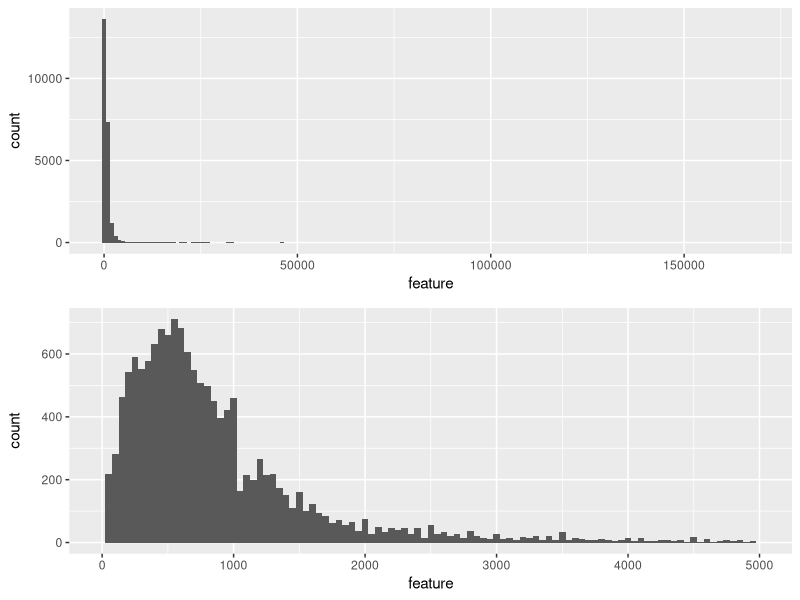
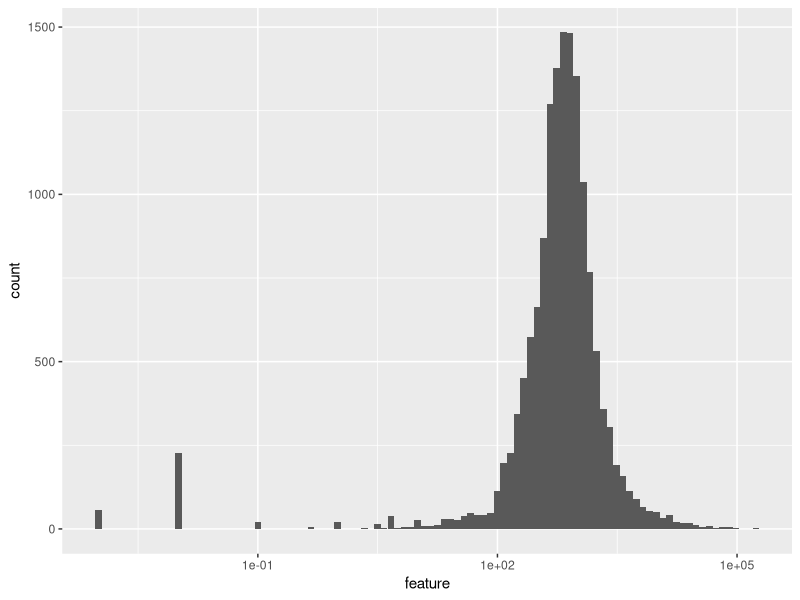
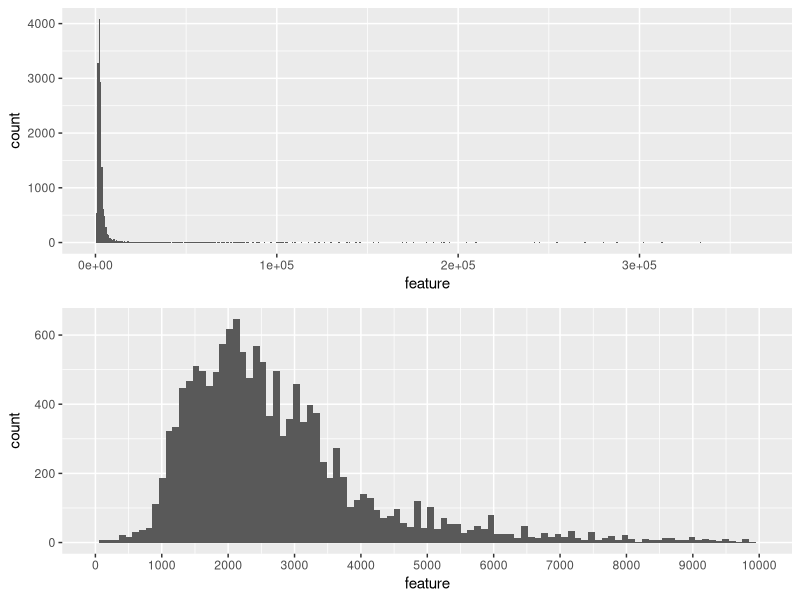
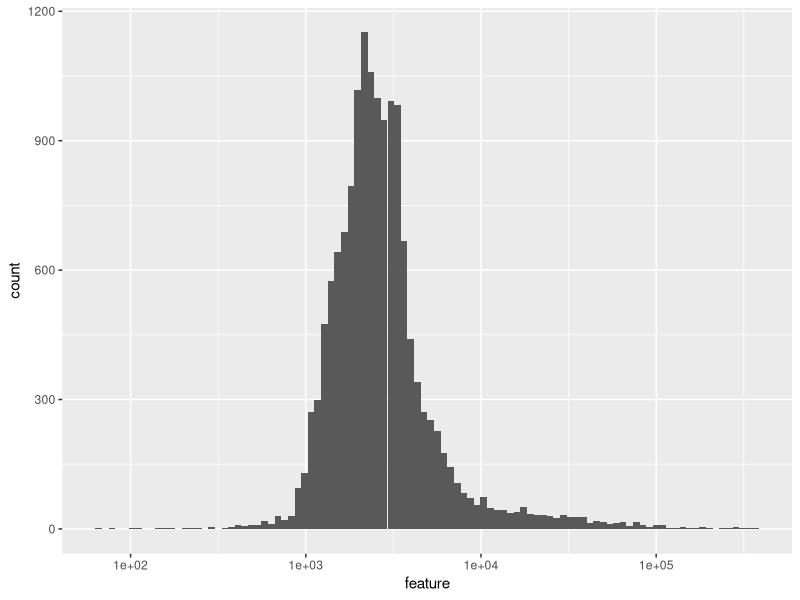
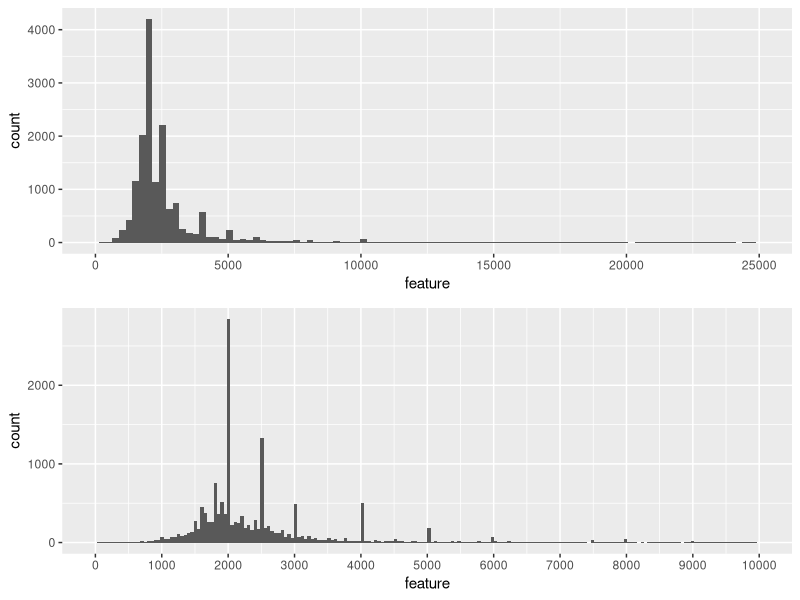
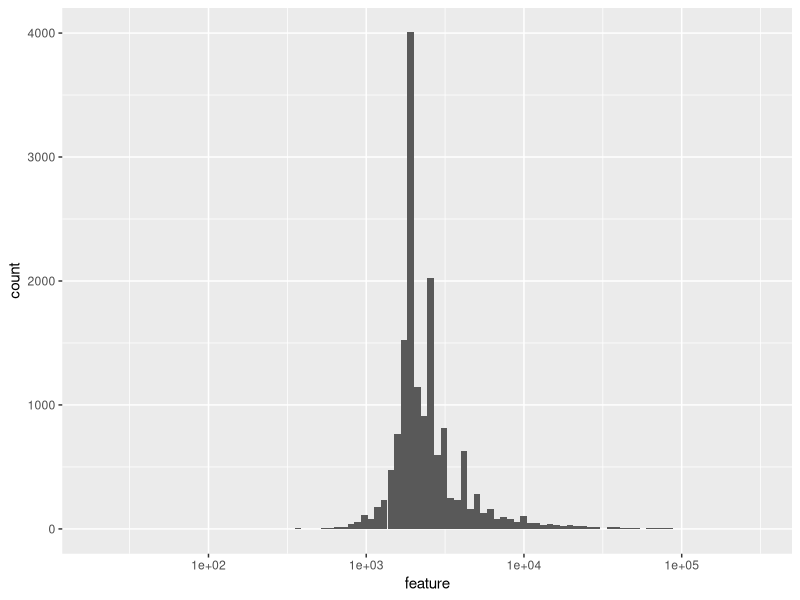
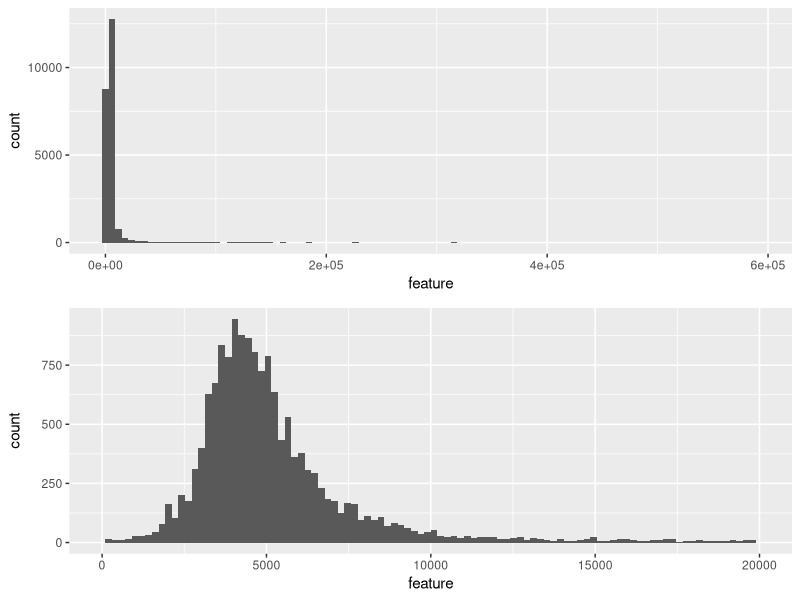
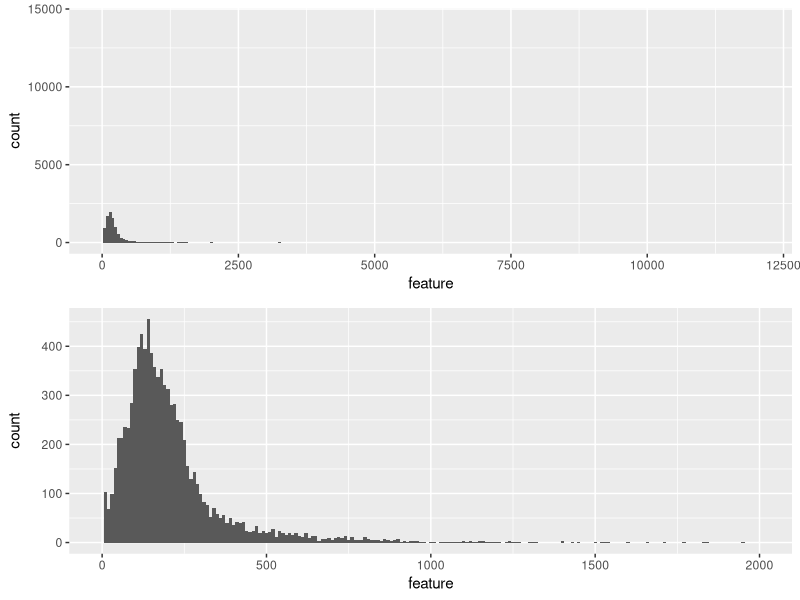

Generate these figures, in order, with R:
## ---- chunk 1

library(ggplot2)
library(openxlsx)
library(gdata)
library(dplyr)
library(stats)
library(gridExtra)
library(grid)
library(gtable)
## ---- chunk 2
knitr::opts_chunk$set(warning=FALSE, message=FALSE)
## ---- chunk 3
# load the data 
sales <- read.xlsx("rollingsales_brooklyn.xlsx", sheet = 1, startRow = 5,
                   detectDates = TRUE)

# convert all column names to lower case
colnames(sales) <- tolower(colnames(sales))

# substitute empty strings with NA
sales[sales$tax.class.at.present =='  ', ]$tax.class.at.present <- NA
sales[sales$building.class.at.present =='  ', ]$building.class.at.present <-NA 
sales[sales$apartment.number == "            ", ]$apartment.number <-NA

# substitute zero zipcodes with NA
sales[sales$zip.code == 0,11] <-NA

# convert all categorical values to factor
sales$neighborhood <- as.factor(sales$neighborhood)
sales$building.class.category <- as.factor(sales$building.class.category)
sales$tax.class.at.present <- as.factor(sales$tax.class.at.present)
sales$building.class.at.present <- as.factor(sales$building.class.at.present)
sales$tax.class.at.time.of.sale <- as.factor(sales$tax.class.at.time.of.sale)
sales$building.class.at.time.of.sale <-
  as.factor(sales$building.class.at.time.of.sale)
sales$block <- as.factor(sales$block)
sales$lot <- as.factor(sales$lot)
sales$zip.code <- as.factor(sales$zip.code)

# substitute zeros and probably erroneus years with NA
sales[!is.na(sales$year.built) & sales$year.built == 1380,17] <- NA
sales[!is.na(sales$year.built) & sales$year.built == 1050,17] <- NA
sales[!is.na(sales$year.built) & sales$year.built == 0, 17] <- NA

# trim whitespaces
sales$neighborhood <- trim(sales$neighborhood)
sales$building.class.category <- trim(sales$building.class.category)
sales$address <- trim(sales$address)
sales$apartment.number <- trim(sales$apartment.number)
## ---- chunk 4
#  plots basic histogram
hist_base <- function(feature,  ...){
  ggplot(sales, aes(feature)) + geom_histogram( ... )
}
# plots basic bar chart
bar_base <- function(feature){
  ggplot(sales, aes(feature)) + geom_bar()
}
# arrange 2 plots in grid
plot_grid <- function(p1, p2){
  g1 <- ggplotGrob(p1)
  g2 <- ggplotGrob(p2)

  g = rbind(g1, g2, size="first")
  g$widths = grid::unit.pmax(g1$widths, g2$widths)
  grid::grid.newpage()
  grid::grid.draw(g)
}

## ---- chunk 5
str(sales)
head(sales)

## ---- chunk 6
summary(sales$sale.price)

## ---- chunk 7
head(table(sales$sale.price))
## ---- chunk 8
nonzero_prices <- subset(sales, sale.price > 0)
summary(nonzero_prices$sale.price)
## ---- chunk 9
# select properties with 1$ price
one_dollar_sale <- sales %>%
  filter(sale.price == 1) %>%
  select(building.class.category,address, year.built,
         gross.square.feet, sale.price)
head(one_dollar_sale,10)
## ---- chunk 10
p1 <- hist_base(sales$sale.price/1000, binwidth = 1000)
p2 <- hist_base(sales$sale.price/1000, binwidth = 50) + xlim(0.001,5000)
plot_grid(p1, p2)
## ---- chunk 11
hist_base(sales$sale.price/1000,bins = 100) + scale_x_log10()
## ---- chunk 12
summary(sales$gross.square.feet)
## ---- chunk 13
summary(subset(sales, gross.square.feet > 0)$gross.square.feet)
## ---- chunk 14
p1 <- hist_base(sales$gross.square.feet, bins = 500) + 
  scale_x_continuous(limits = c(1, 366000))
plot <-hist_base(sales$gross.square.feet, bins = 100) 
p2 <- plot + scale_x_continuous(limits = c(1, 10000), 
                                breaks = seq(0,10000,1000))
plot_grid(p1, p2)
## ---- chunk 15
plot + scale_x_log10()
## ---- chunk 16
summary(sales$land.square.feet)
## ---- chunk 17
summary(subset(sales, land.square.feet > 0)$land.square.feet)
## ---- chunk 18
plot <-hist_base(sales$land.square.feet, bins = 100)
p1 <- plot +  scale_x_continuous(limits = c(1, 25000))
p2 <- hist_base(sales$land.square.feet, bins = 200) +
  scale_x_continuous(limits = c(1, 10000), breaks = seq(0,10000,1000))
plot_grid(p1, p2)
## ---- chunk 19
plot + scale_x_log10()
## ---- chunk 20
# create new feature "total square feet" as sum of land and gross sf
sales <- mutate(sales, total.square.feet = land.square.feet + gross.square.feet)
## ---- chunk 21
summary(sales$total.square.feet)
## ---- chunk 22
summary(subset(sales, total.square.feet > 0)$total.square.feet)
## ---- chunk 23
p1 <- hist_base(sales$total.square.feet, bins = 100)
p2 <- p1 + scale_x_continuous(limits = c(1,20000))
plot_grid(p1, p2)
## ---- chunk 24
# create new feature "price.square.foot" price divided by total sq.ft
sales$price.square.foot <- 
   ifelse(sales$total.square.feet > 0,
          round(sales$sale.price / sales$total.square.feet, 2), 0)
## ---- chunk 25
summary(subset(sales, price.square.foot > 0)$price.square.foot)

## ---- chunk 26
p1 <- hist_base(sales$price.square.foot, binwidth = 50) +
  scale_x_continuous(limits = c(0, 12060))
p2 <- hist_base(sales$price.square.foot, binwidth = 10) +
  scale_x_continuous(limits = c(0.01, 2000))
plot_grid(p1, p2)
## ---- chunk 27
summary(sales$year.built)
## ---- chunk 28
p1 <- hist_base(sales$year.built, binwidth = 5) +
  scale_x_continuous(limits = c(1800,2020), breaks = seq(1800,2020,20))
p2 <- hist_base(sales$year.built, binwidth = 1) + 
  scale_x_continuous(limits = c(1800,2020), breaks = seq(1800,2020,20))
plot_grid(p1, p2)
## ---- chunk 29
table(sales$residential.units)
## ---- chunk 30
p1 <- hist_base(sales$residential.units, binwidth = 1)
p2 <- p1 + scale_x_continuous(limits = c(0,50))
plot_grid(p1, p2)
## ---- chunk 31
table(sales$commercial.units)
## ---- chunk 32
p1 <- hist_base(sales$commercial.units, binwidth = 1)
p2 <- p1 + scale_x_continuous(limits = c(0,20))
plot_grid(p1, p2)
## ---- chunk 33
table(sales$total.units)
## ---- chunk 34
p1 <- hist_base(sales$total.units, binwidth = 1)
p2 <- p1 + scale_x_continuous(limits = c(0,20))
plot_grid(p1, p2)
## ---- chunk 35
table(sales$borough)
## ---- chunk 36
# barplot with bars reordered by count
ggplot(sales,
       aes(x= reorder(neighborhood,neighborhood,function(x) length(x)))) + 
  geom_bar() + coord_flip() +
  labs(x = "Neighborhood")

## ---- chunk 37
sort(table(sales$building.class.category), decreasing = TRUE)[1:10]

## ---- chunk 38
ggplot(sales, aes(x = reorder(building.class.category,
                              building.class.category,
                              function(x) length(x)))) + 
  geom_bar() +
  coord_flip() +
  scale_y_log10(breaks = c(10,100,500,1000,5000)) +
  labs(x= "Building class category")
  
## ---- chunk 39
table(sales$tax.class.at.present)
## ---- chunk 40
sort(table(sales$block), decreasing = TRUE) [1:10]
## ---- chunk 41
sort(table(sales$lot), decreasing = TRUE) [1:10]
## ---- chunk 42
table(sales$`ease-ment`)
## ---- chunk 43
sort(table(sales$building.class.at.present), decreasing = TRUE)[1:10]
## ---- chunk 44
table(sales$building.class.at.present)
## ---- chunk 45
sort(table(sales$address), decreasing = TRUE)[1:5]
## ---- chunk 46
bar_base(sales$zip.code) +
  coord_flip() +
  labs(x = "zip code")
## ---- chunk 47
table(sales$tax.class.at.time.of.sale)
## ---- chunk 48
sort(table(sales$building.class.at.time.of.sale), decreasing = TRUE)
## ---- chunk 49
p1 <- hist_base(sales$sale.date, binwidth = 1)
p2 <- hist_base(sales$sale.date, binwidth = 7) +
  scale_x_date(date_breaks = '1 month') +
  theme(axis.text.x = element_text(angle=60, hjust=1))
plot_grid(p1, p2)
## ---- chunk 50
ggplot(sales, aes(gross.square.feet, sale.price/1000)) +
  geom_point(alpha = 0.1) +
  scale_x_continuous(limits = c(0, 50000)) + 
  scale_y_continuous(limits = c(0, 50000)) 
## ---- chunk 51
ggplot(sales, aes(gross.square.feet, sale.price/1000)) +
  geom_point(alpha = 0.1) +
  scale_x_continuous(limits = c(1, 10000)) + 
  scale_y_continuous(limits = c(1, 10000)) + 
  geom_smooth()

## ---- chunk 52
cor = cor.test(sales$sale.price, sales$gross.square.feet)
cor$estimate
## ---- chunk 53
ggplot(sales, aes(land.square.feet, sale.price/1000)) +
  geom_point(alpha = 0.1) 

## ---- chunk 54
ggplot(sales, aes(land.square.feet, sale.price/1000)) +
  geom_point(alpha = 0.1) +
  scale_x_continuous(limits = c(1, 10000)) + 
  scale_y_continuous(limits = c(1, 10000)) 
## ---- chunk 55
cor = cor.test(sales$sale.price, sales$land.square.feet)
cor$estimate
## ---- chunk 56
ggplot(sales, aes(total.square.feet, sale.price/1000)) +
  geom_point(alpha = 0.1) +
  scale_x_continuous(limits = c(0, 50000)) + 
  scale_y_continuous(limits = c(0, 50000)) 
## ---- chunk 57
ggplot(sales, aes(total.square.feet, sale.price/1000)) +
  geom_point(alpha = 0.1) +
  scale_x_continuous(limits = c(1, 10000)) + 
  scale_y_continuous(limits = c(1, 10000)) + 
  geom_smooth(method = "lm")
## ---- chunk 58
cor = cor.test(sales$sale.price, sales$total.square.feet)
cor$estimate
## ---- chunk 59
ggplot(sales, aes(total.square.feet, price.square.foot)) + 
  geom_point(alpha = 1/20) + 
  scale_x_continuous(limits = c(1,10000)) +
  scale_y_continuous(limits = c(1,1000)) + 
  geom_smooth()
## ---- chunk 60
ggplot(sales, aes(year.built, price.square.foot)) + 
  geom_point(alpha = 1/20)  
## ---- chunk 61
ggplot(sales, aes(year.built, price.square.foot)) + 
  geom_jitter(alpha = 1/30, width = 1) + 
  scale_x_continuous(limits = c(1895,2016), breaks = seq(1890,2020,20)) + 
  scale_y_continuous(limits = c(1,2000))
## ---- chunk 62
# add new feature "year.built.bucket" - divide years to 10 year buckets
sales$year.built.bucket <- cut(sales$year.built,
                               breaks = seq(1890,2020,10),
                               dig.lab = 4)
## ---- chunk 63
ggplot(subset(sales,price.square.foot > 0),
       aes( year.built.bucket,price.square.foot)) + 
  geom_boxplot(outlier.colour = NA) + 
  scale_y_continuous(limits = c(0,1000)) +
  theme(axis.text.x = element_text(angle=60, hjust=1))
## ---- chunk 64
ggplot(filter(sales, price.square.foot > 0),
       aes(neighborhood, price.square.foot)) + 
  geom_boxplot() + 
  coord_flip(ylim = c(1,2500)) 
## ---- chunk 65
ggplot(filter(sales, sale.price > 0),
       aes(neighborhood, sale.price/(total.units * 1000))) + 
  geom_boxplot() + 
  coord_flip(ylim = c(0,5000))
## ---- chunk 66
ggplot(filter(sales,gross.square.feet >0),
       aes(neighborhood, gross.square.feet)) + 
  geom_boxplot() + 
  scale_y_log10() +
  coord_flip()
## ---- chunk 67
ggplot(filter(sales,gross.square.feet >0),
       aes(neighborhood, gross.square.feet/total.units)) + 
  geom_boxplot() + 
  coord_flip(ylim = c(0,30000))
## ---- chunk 68
ggplot(filter(sales,gross.square.feet >0),
       aes(neighborhood, gross.square.feet/total.units)) + 
  geom_boxplot() + 
  coord_flip(ylim = c(0,10000))
## ---- chunk 69
ggplot(filter(sales,sale.price > 0),
       aes(tax.class.at.present, sale.price/1000)) + 
  geom_boxplot() +
  coord_cartesian(ylim = c(0,10000))
## ---- chunk 70
ggplot(filter(sales,price.square.foot >0), aes(price.square.foot)) + 
  geom_density(aes(color = tax.class.at.present)) +
  coord_cartesian(xlim = c(0,2000)) +
  scale_color_brewer(palette = "Dark2")
## ---- chunk 71
ggplot(filter(sales,price.square.foot > 0),
       aes(tax.class.at.present, price.square.foot)) + 
  geom_boxplot() +
  coord_cartesian(ylim = c(0,3000))
## ---- chunk 72
ggplot(filter(sales,gross.square.feet > 0), aes(gross.square.feet)) + 
  geom_density(aes(color = tax.class.at.time.of.sale)) + 
  coord_cartesian(xlim = c(1,20000))
## ---- chunk 73
ggplot(sales, aes(neighborhood) ) +
  geom_bar(aes(fill= tax.class.at.time.of.sale), position = "dodge") + 
  coord_flip() + scale_fill_brewer(palette = "Set1")
## ---- chunk 74
ggplot(sales, aes(neighborhood) ) +
  geom_bar(aes(fill= tax.class.at.time.of.sale), position = "fill") + 
  coord_flip() +
  scale_fill_brewer(palette = 'Set1')
## ---- chunk 75
ggplot(sales, aes(building.class.category, price.square.foot)) +
  geom_boxplot() + 
  coord_flip() + 
  scale_y_continuous(limits = c(1,1000))
## ---- chunk 76
ggplot(sales, aes(sale.date, sale.price/1000)) +
  geom_point(alpha = 1/5) +
  scale_x_date(date_breaks = '1 month') + 
  scale_y_continuous(limits = c(0,50000)) +
  theme(axis.text.x = element_text(angle=60, hjust=1))
## ---- chunk 77
# added summary statistics to the plot
ggplot(sales, aes(sale.date, sale.price/1000)) + 
  geom_point(alpha = 1/20) + 
  geom_line(color = 'red',stat = "summary", fun.y = mean) + 
  scale_x_date(date_breaks = '1 month') +
  scale_y_continuous(limits = c(1,10000)) +
  theme(axis.text.x = element_text(angle=60, hjust=1))
## ---- chunk 78
ggplot(sales, aes(sale.date, price.square.foot)) +
  geom_point(alpha = 1/5) +
  scale_x_date(date_breaks = '1 month') + 
  scale_y_continuous(limits = c(1,1000)) +
  geom_smooth(method = 'gam') +
  theme(axis.text.x = element_text(angle=60, hjust=1))
## ---- chunk 79
ggplot(sales, aes(gross.square.feet, sale.price/1000)) +
  geom_point(aes(color = tax.class.at.time.of.sale),alpha = 0.3) +
  scale_x_continuous(limits = c(1, 10000)) + 
  scale_y_continuous(limits = c(1, 10000)) +
  scale_color_brewer(palette = 'Set2') +
  facet_wrap(~tax.class.at.time.of.sale) + 
  geom_smooth(se = TRUE)
## ---- chunk 80
ggplot(filter(sales,gross.square.feet > 0,sale.price > 0),
       aes(gross.square.feet/total.units,
           sale.price/total.units,
           color = tax.class.at.time.of.sale)) +
  geom_point(alpha = 0.3) +
  scale_y_log10() +
  scale_x_log10() +
  scale_color_brewer(palette = 'Set2') +
  facet_wrap(~tax.class.at.time.of.sale,nrow =2)+
  geom_smooth(se = FALSE)
## ---- chunk 81
ggplot(filter(sales,gross.square.feet > 0,price.square.foot > 10),
       aes(gross.square.feet/total.units,
           price.square.foot)) +
  geom_point(aes(color = tax.class.at.time.of.sale),alpha = 0.3) +
  scale_y_log10() +
  scale_x_log10() +
  scale_color_brewer(palette = 'Set2') +
  geom_smooth(aes(color = tax.class.at.time.of.sale), se = FALSE) + 
  facet_wrap(~tax.class.at.time.of.sale,nrow = 2)
## ---- chunk 82
ggplot(filter(sales,gross.square.feet > 0,sale.price > 1000, year.built >0),
       aes(gross.square.feet/total.units,
           sale.price/total.units)) +
  geom_point(aes(color = year.built),
             alpha = 0.3) +
  scale_y_log10() +
  scale_colour_gradientn(colours = heat.colors(14)) +
  coord_cartesian(xlim = c(10,3000), ylim = c(1000,10000000))
## ---- chunk 83
ggplot(filter(sales, sale.price >1000),
       aes(year.built.bucket,sale.price/total.units)) +
  geom_boxplot(aes(fill = tax.class.at.time.of.sale), outlier.colour = NA) +
  scale_y_log10(limits = c(2000, 100000000)) +
  theme(axis.text.x = element_text(angle=60, hjust=1))
## ---- chunk 84
ggplot(filter(sales, price.square.foot >0),
       aes(year.built.bucket,price.square.foot)) +
  geom_boxplot(aes(fill = tax.class.at.time.of.sale) ) +
  coord_cartesian(ylim = c(0,2000))+
  theme(axis.text.x = element_text(angle=60, hjust=1))
## ---- chunk 85
ggplot(filter(sales, sale.price > 1000),
       aes(sale.price/(total.units*1000),neighborhood)) +
  geom_jitter(aes(color = tax.class.at.time.of.sale),
              height = 0.9, alpha = 1, shape = ".") + 
  coord_cartesian(xlim = c(0,5000))
## ---- chunk 86

ggplot(sales, aes(x = sale.price/1000)) + 
  geom_histogram(bins = 200, fill = 'darkblue') +
  scale_x_log10(breaks = c(1,10,100,1000,10000)) +
  labs(x = "Sale price in $1000",y = "Number of sales",
       title = "Distribution of sale prices on log scale")
## ---- chunk 87
ggplot(filter(sales, sale.price >1000),
       aes(year.built.bucket,sale.price/total.units)) +
  geom_boxplot(aes(fill = tax.class.at.time.of.sale),outlier.colour = NA) +
  scale_y_log10(limits = c(2000,100000000),
                breaks = c(10000,100000,1000000,10000000),
                labels = c("10 000",'100 000','1 000 000','10 000 000')) +
  theme(axis.text.x = element_text(angle=60, hjust=1)) +
  labs(title = "Distribution of sale prices by years built (in log scale)",
       x = 'Year built',
       y = 'Sale price for unit, $',
       fill = 'Tax class')
## ---- chunk 88
ggplot(filter(sales,gross.square.feet > 0,sale.price > 5000),
       aes(gross.square.feet/total.units,
           sale.price/total.units)) +
  geom_point(aes(color = tax.class.at.time.of.sale),alpha = 0.3) +
  scale_y_log10() +
  scale_x_log10(minor_breaks = seq(0,1000000,10000),
                breaks = c(1000,10000,100000)) +
  scale_color_brewer(palette = 'Set2') +
  geom_smooth(aes(color = tax.class.at.time.of.sale), se= FALSE) +
  labs(title = "Relationship between floor area and price of one unit",
       x = "Gross square feet ",
       y = "Sale price, $",
       color = "Tax class")
